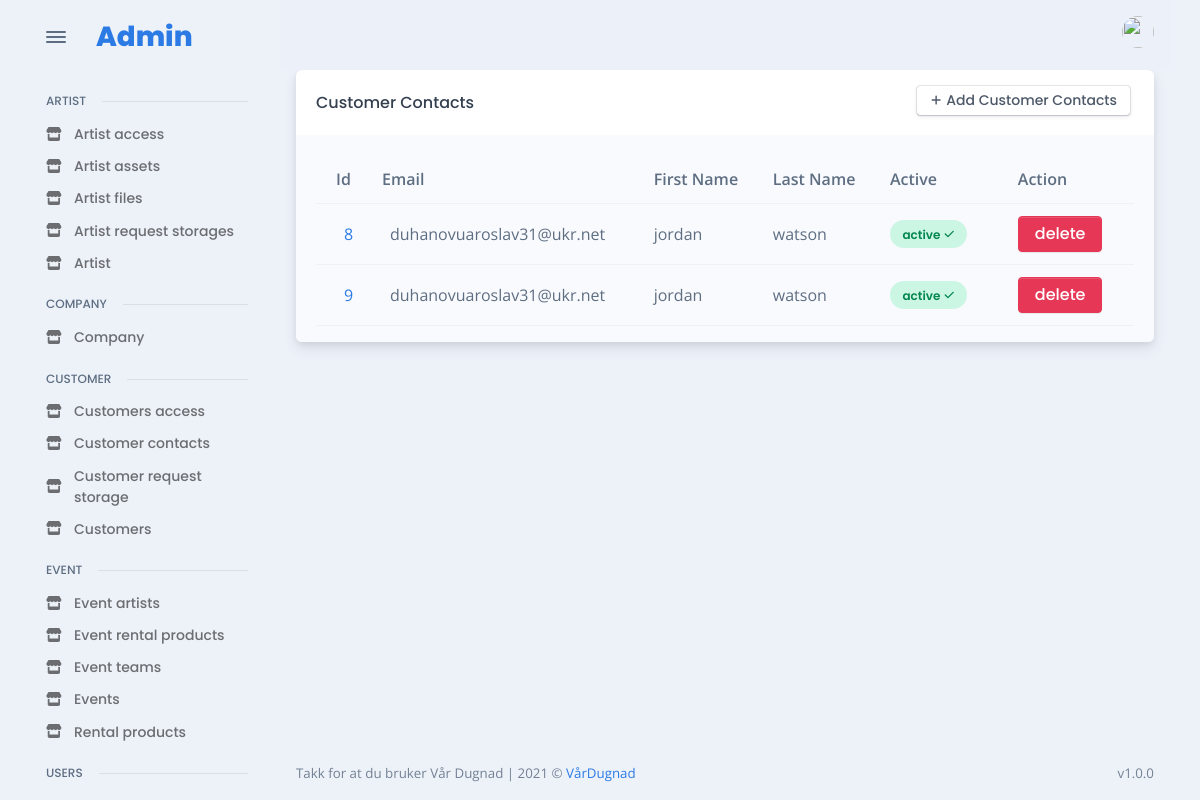
Page /en/admin_site/customer/all_customer_contacts (signed in) on the earlier database version.
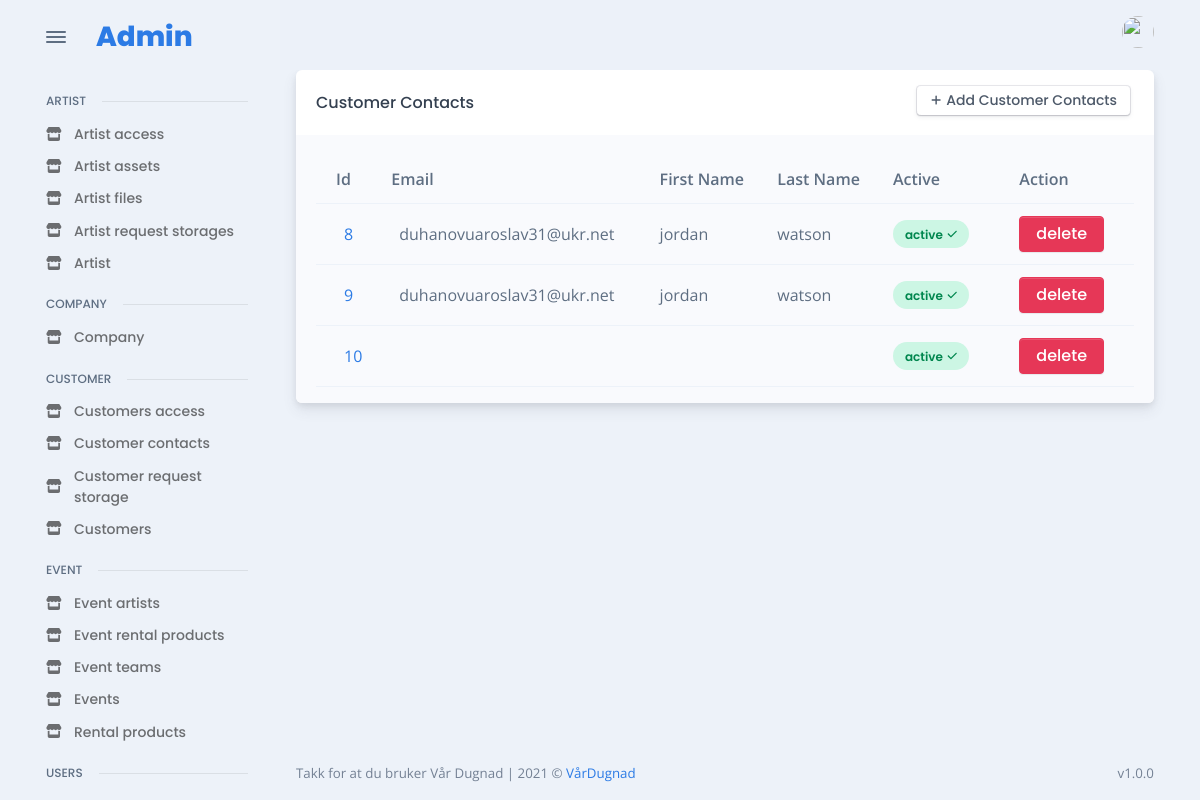
Same page on the later database version.
### customer/models.py (models this page shows, shortened)
class CustomerContacts(models.Model):
    customer = models.ForeignKey(
        Customer, verbose_name=("customer"), on_delete=models.CASCADE
    )
    first_name = models.CharField("first name", max_length=255)
    last_name = models.CharField("last name", max_length=255)
    phone = models.CharField("phone", max_length=255)
    email = models.EmailField("email", max_length=255)
    role = models.CharField("role", max_length=255)
    birthdate = models.CharField("birth date", max_length=255)
    signatory_rights = models.BooleanField(default=True)
    active = models.BooleanField(default=True)

### admin_app/admin_customer/views.py (the view)
# urls.py: path("all_customer_contacts", CustomerContactsListView.as_view(), name = "admin_get_all_customer_contacts"),
class CustomerContactsListView(LoginRequiredMixin, ListView):
    model = CustomerContacts
    template_name = "admin/pages/customer/contacts/all.html"
    context_object_name = "contacts"

### templates/admin/pages/customer/contacts/all.html (shortened to what this page needs)
{% extends 'base/admin_base.html' %}
{% load static %}
{% load widget_tweaks %}
{% block content %}
<div class="card">
  <div class="card-header">
    <div class="row flex-between-center">
      <div class="col-4 col-sm-auto d-flex align-items-center pe-0">
        <h5 class="fs-0 mb-0 text-nowrap py-2 py-xl-0">Customer Contacts</h5>
      </div>
      <div class="col-8 col-sm-auto text-end ps-2">
        <a href="{% url 'admin_add_new_customer_contacts' %}" class="btn btn-falcon-default btn-sm me-1 mb-1">
          <span class="fas fa-plus me-1" data-fa-transform="shrink-3"></span>Add Customer Contacts
        </a>
      </div>
    </div>
  </div>
  <div class="card-body bg-light pb-0">
    <div class="table-responsive scrollbar">
      {% if contacts|length %}
      <table class="table table-hover table-striped overflow-hidden">
        <thead>
          <tr>
            <th scope="col">Id</th>
            <th scope="col">Email</th>
            <th scope="col">First Name</th>
            <th scope="col">Last Name</th>
            <th scope="col">Active</th>
            <th></th>
            <th scope="col">Action</th>
          </tr>
        </thead>
        <tbody>
          {% for contact in contacts %}
          <tr class="align-middle">
            <td class="text-nowrap">
              <div class="d-flex align-items-center">
                <div class="ms-2"><a href="{% url 'admin_change_details_customer_contacts' contact.id %}">{{contact.id}}</a></div>
              </div>
            </td>
            <td class="text-nowrap">
              <div class="d-flex align-items-center">
                <div class="ms-2">{{contact.email}}</div>
              </div>
            </td>
            <td class="text-nowrap"> {{contact.first_name}} </td>
            <td class="text-nowrap"> {{contact.last_name}} </td>
            {% if contact.active %}
              <td><span class="badge badge rounded-pill d-block p-2 badge-soft-success">active<span class="ms-1 fas fa-check" data-fa-transform="shrink-2"></span></span></td>
            {% else %}
              <td><span class="badge badge rounded-pill d-block p-2 badge-soft-danger">disabled<span class="ms-1 fas fa-times" data-fa-transform="shrink-2"></span></span></td>
            {% endif %}
            <td></td>
            <td><a class="btn btn-danger"  href="{% url 'admin_delete_customer_contacts' contact.id %}">delete</a></tr>
          {% endfor %}
        </tbody>
      </table>
      {% else %}
          <p>There is no artist yet, try to add some</p>
      {% endif %}
    </div>
  </div>
  </div>
{% endblock %}

Differences in the rows shown:
added CustomerContacts: id "10", active "active"
